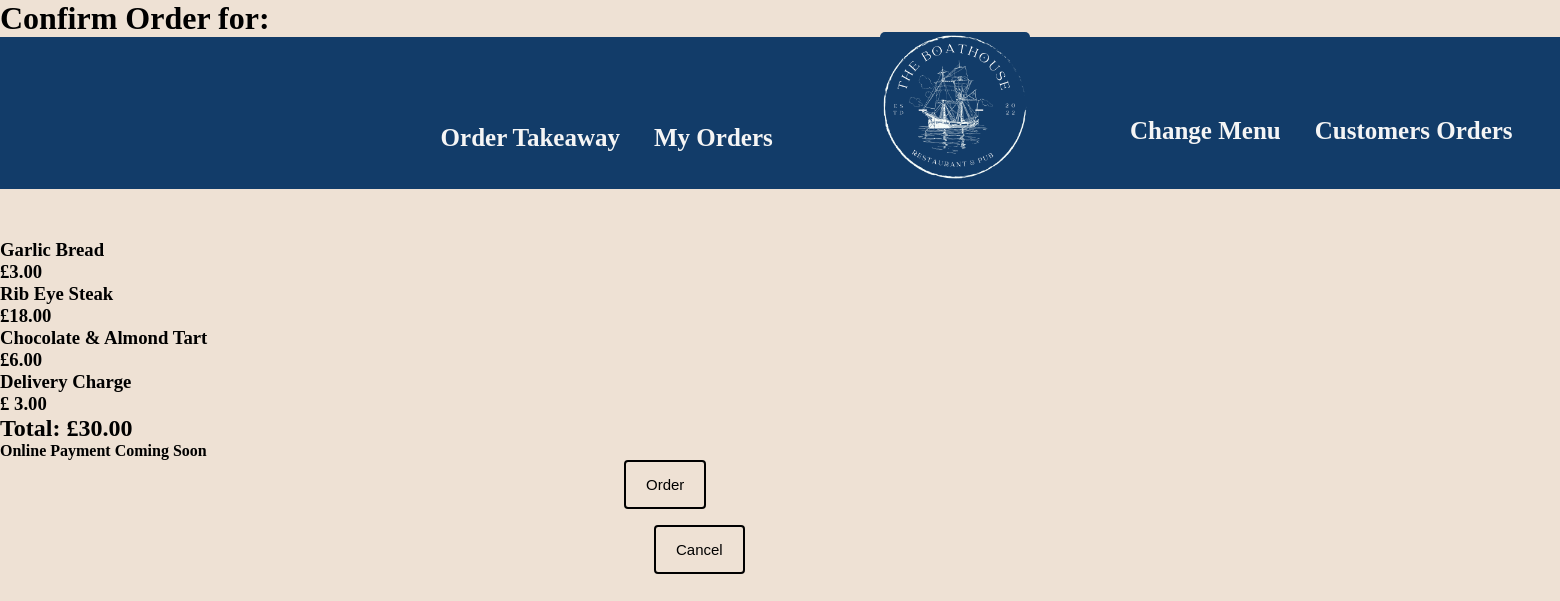
/checkout/BgUHOm (signed in), run on the app's committed database.
### menu/models.py (models this page shows, shortened)
class Order(models.Model):
    Ordering = "OR"
    Pending = "PE"
    Delivery = "DL"
    Collect = "CL"
    Complete = "CO"
    Delivery = "DL"
    Collection = "CL"
    status_type = [(Ordering, "Ordering"),(Pending, "Pending"), (Delivery, "Out for Delivery"), (Collect, "Ready for Collection"), (Complete, "Complete")]
    delivery_type = [(Delivery, "Delivery"),(Collection, "Collection")]
    time = models.DateTimeField(auto_now_add = True, editable= False) #automatically adds the time of when the data was added to the database
    order_code = models.CharField(max_length=6, primary_key=True, editable=False, unique=True)
    customer = models.ForeignKey(CustomUser, on_delete=models.CASCADE, default = id(CustomUser)) #automatically adds the user of added the data to the database
    starter  = models.ForeignKey(Dish, on_delete=models.SET_DEFAULT, limit_choices_to= Q(course = "ST") | Q(course = "EM"), related_name='starter', default= id(1)) # defaults the field input to a blank dish worth £0
    main = models.ForeignKey(Dish, on_delete=models.SET_DEFAULT, limit_choices_to=Q(course = "MA") | Q(course = "EM"), related_name='main', default= id(1))
    dessert = models.ForeignKey(Dish, on_delete=models.SET_DEFAULT, limit_choices_to=Q(course = "DE") | Q(course = "EM"), related_name='dessert', default= id(1))
    delivery = models.CharField(max_length = 2, choices= delivery_type, default = "DL")
    status = models.CharField(max_length = 2, choices= status_type, default = "OR")
    @property
    def get_total(self):
        prices =[self.starter.price, self.main.price, self.dessert.price]
        total = 0
        for price in prices:
                total += price
        if self.delivery == "DL":
            total += 3
        return total

class Dish(models.Model):
    Empty = "EM"
    Starter = "ST"
    Main = "MA"
    Dessert = "DE"
    Meat = "ME"
    Fish = "FI"
    Vegetarian = "VE"
    course_type = [(Empty, " "), (Starter, "Starter"), (Main, "Main"), (Dessert, "Dessert")]
    dietry_type = [(Meat, "Meat"), (Fish, "Fish"), (Vegetarian, "Vegetarian")]
    course = models.CharField(max_length = 2, choices= course_type, default = "ST")
    name = models.CharField(max_length= 50, blank =True)
    descrip= models.CharField(max_length= 150, blank =True, verbose_name= "description")
    diet = models.CharField(max_length = 2, choices= dietry_type, blank = True)
    price = models.FloatField(validators=[MinValueValidator(0.00)], default=0.00)
    def __str__(self):
        return self.name

### menu/views.py (the view, shortened to what this page needs)
# urls.py: path("checkout/<pk>", views.CheckoutView.as_view(), name = "checkout"),
class CheckoutView(LoginRequiredMixin, UpdateView):
    model = Order
    template_name = "menu/checkout.html"
    form_class = CheckoutForm
    success_url = "/"

### menu/forms.py
class CheckoutForm(forms.ModelForm):
    class Meta:
        model = Order
        fields = ("status",)
        widgets = {
            'status': forms.TextInput(attrs={'type': 'hidden'}),
        }

### menu/templatetags/auth_extras.py (called while the page is built)
@register.filter(name='has_group')
def has_group(user, group_name):
    return user.groups.filter(name=group_name).exists()

### menu/templates/menu/checkout.html (shortened to what this page needs)
<!DOCTYPE html>
{% extends 'menu/base.html' %}
{% block head %}
    <h1>Confirm Order for:</h1>
{% endblock %}
{% block content %}
    {% if order.starter.price != 0.0 %}
        <h3>{{order.starter}}</h3>
        <h3>£{{order.starter.price|floatformat:2 }}</h3>
    {% endif %}
    {% if order.main.price != 0.0 %}
        <h3>{{order.main}}</h3>
        <h3>£{{order.main.price|floatformat:2 }}</h3>
    {% endif %}
    {% if order.dessert.price != 0.0 %}
        <h3>{{order.dessert}}</h3>
        <h3>£{{order.dessert.price|floatformat:2 }}</h3>
    {% endif %}
    {% if order.delivery == "DL" %}
        <h3>Delivery Charge</h3>
        <h3>£ 3.00</h3>
    {% endif %}
    <h2>Total: £{{order.get_total|floatformat:2 }}</h2>
    <h4>Online Payment Coming Soon</h4>
    <form action="" method="POST">
    <input type="submit" value="Order" name="Order">
    </form>
    <a href="{% url 'order_delete' order.pk %}"><button>Cancel</button></a>
{% endblock %}

### static/css/main.css (style rules this page uses)
* { margin: 0; }
body { background-color: #eee1d4; }
button, input[type=submit] { background-color: transparent; color: black; padding: 14px 20px; margin-left: 40%; margin-top: 0%; margin-bottom: 1%; border: 2px solid rgb(0, 0, 0); border-radius: 4px; cursor: pointer; font-size: 15px ; }
a { margin-left: 30px; margin-top: 20px; padding-top: 20px; text-decoration: None; font-weight: bold; font-size: 25px; color: whitesmoke; }

### data on the page
Order: starter "Garlic Bread", starter.price "3.00", main "Rib Eye Steak", main.price "18.00", dessert "Chocolate & Almond Tart", dessert.price "6.00", get_total "30.00"
